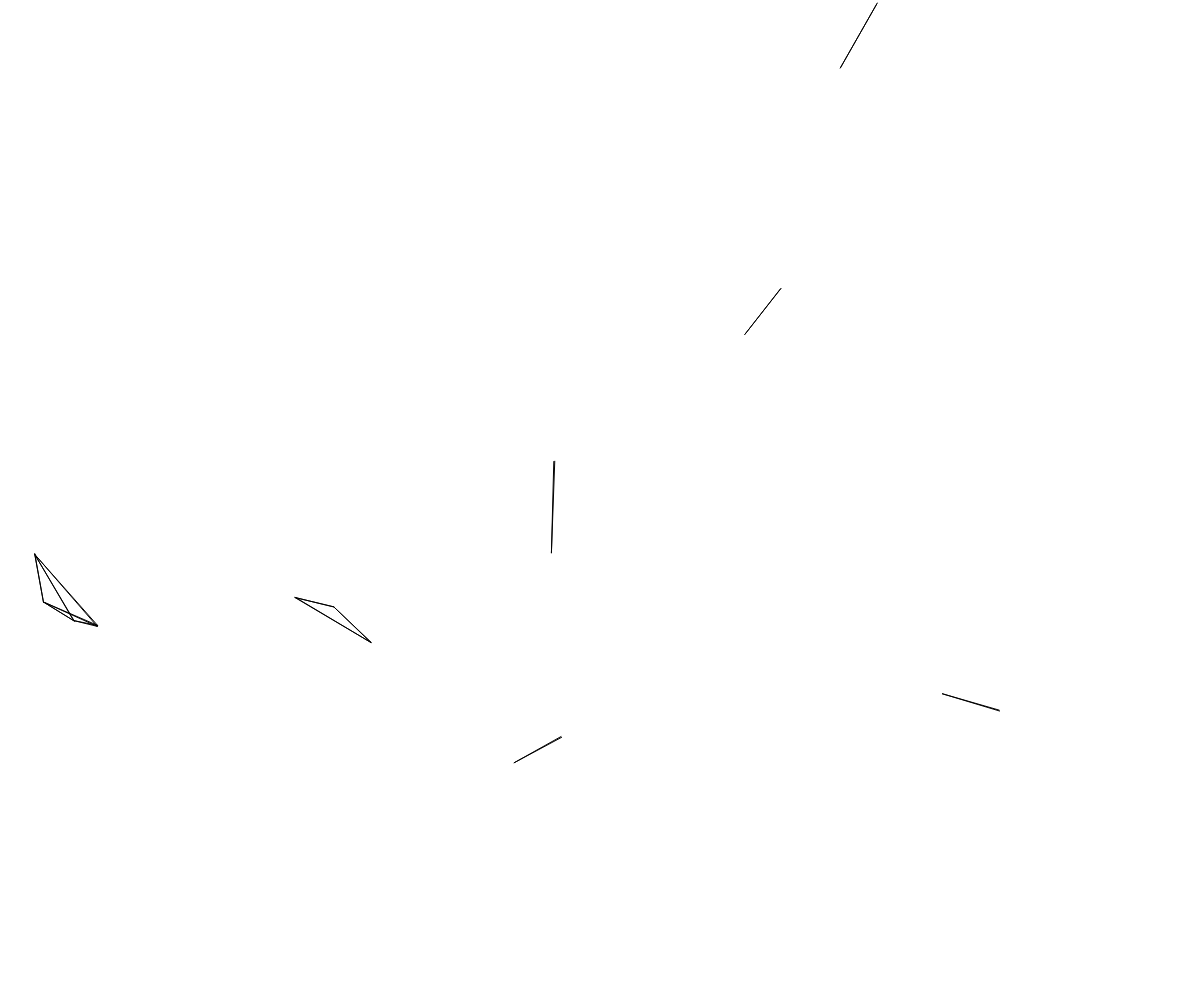
Frame 1 (no input)
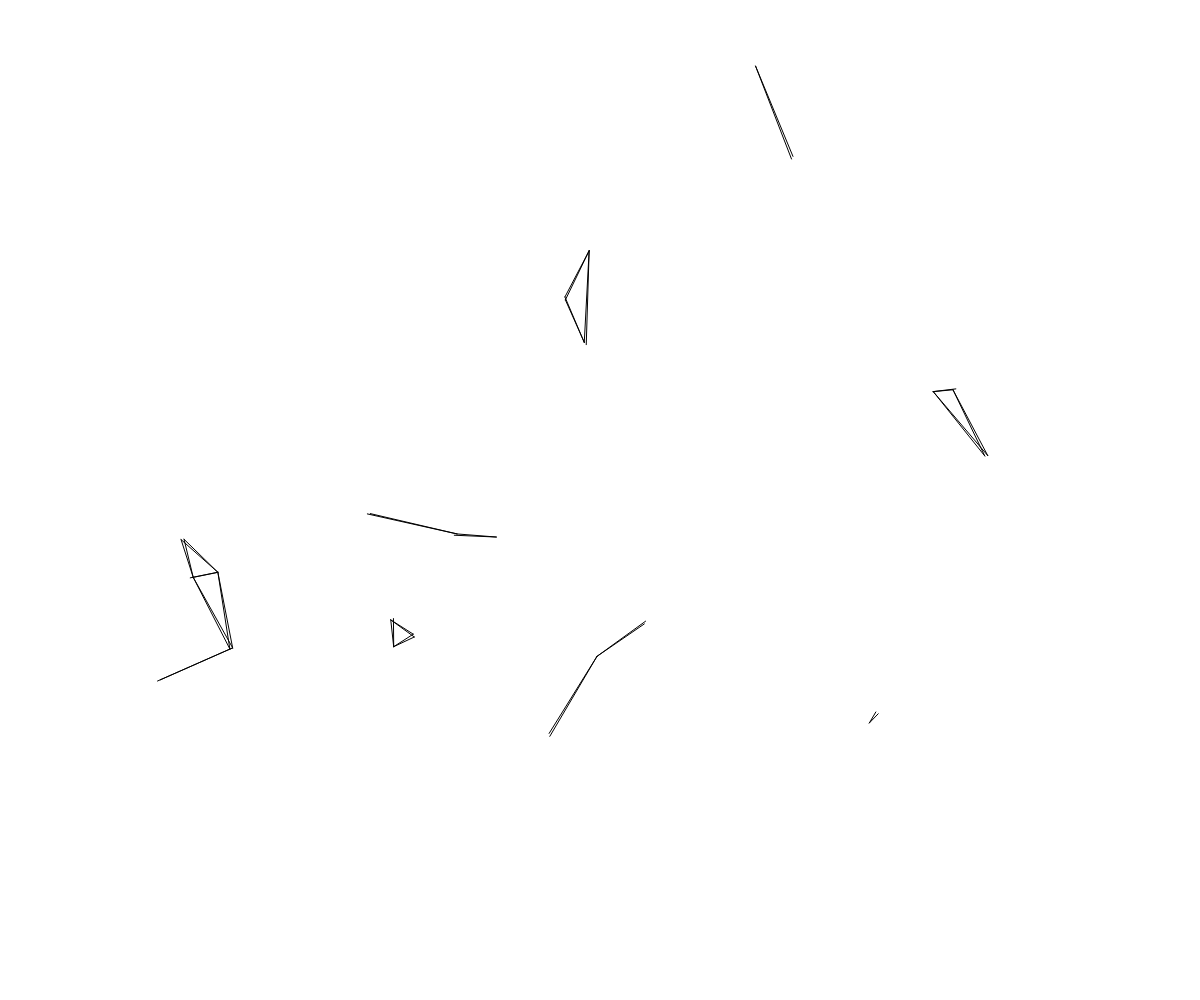
Frame 60 (no input)
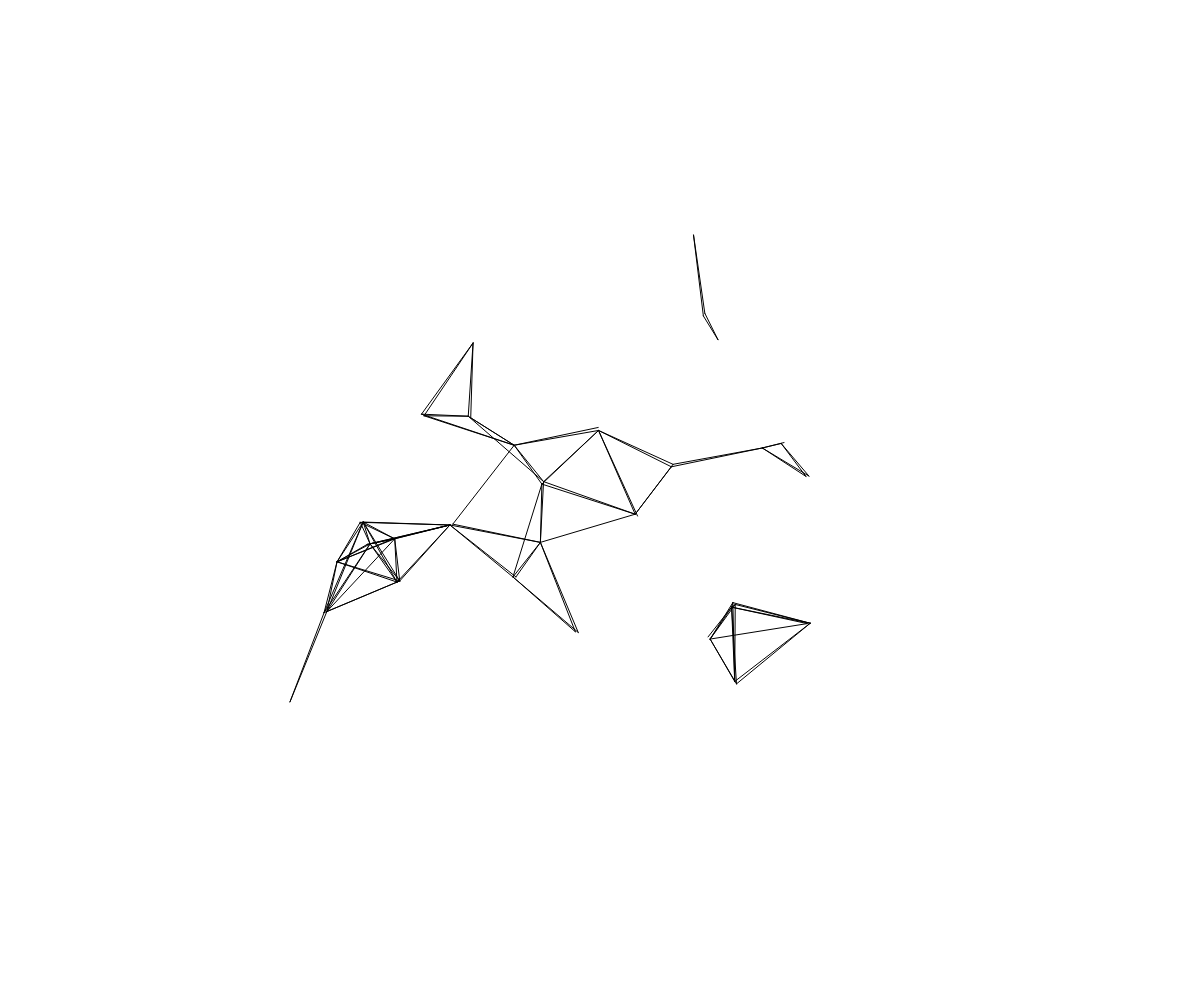
Frame 120 (the mouse pressed at the canvas centre since frame 60)

The p5.js sketch that drew these frames (run headless with seeded random() and noise() and a simulated clock; from frame 60 on, the mouse is pressed at the canvas centre):

// p5.js sketch
// ── sketch.js

var b = [];
function setup() {

  createCanvas (windowWidth,windowHeight);
for(i = 0 ; i < random(20,150) ; i++){
  b[i] =  new track();
}
}
function draw() {
  translate(width*0.5 , height*0.5);
background(255);


for(i =0 ; i < b.length ; i++){

b[i].move();
b[i].show();
//b[i].end();


for( j = 0 ; j < b.length ; j++ ){

if ( i != j){

b[i].tracks(b[i].pos,b[j].pos);

   }
  }
 }
}

var track = function(){
  
  this.goto = createVector(width*0.5 , height*0.5);
  
  this.pos = createVector(random(-width*0.5,width*0.5),random(-height*0.5 , height*0.5));
  
   
    this.v = p5.Vector.random2D();
    this.acc = createVector();
  
  
   
   this.show = function(){
     
 //  ellipse(this.pos.x,this.pos.y, 50 );
     
     
   };
  this.move = function(){
    
    
    this.goto.add(this.v);
    
    this.pos.add(this.v);
    this.v.add(this.acc);
    this.acc.mult(0);
    
    
  };
  this.end = function(){
    
    
    if(this.pos.x < 0 || this.pos.x > width){
      
      this.v.x = this.v.x * -1;
      
    }
    
    if(this.pos.y < 0 || this.pos.y > height){
      
      this.v.y = this.v.y * -1;
      
    }
    
    
  };
  this.tracks = function(thiss , other){
    
  d = this.goto.dist(this.pos);
  
    
  var desier =this.goto.sub(this.pos);
   
  
   
   var steer = desier.sub(this.v);
  
    b[i].v.setMag(3);
     steer.setMag(0.01);

   if(d < random(100 , 250)){

    this.acc.sub(steer);
    
   }else{
     
     this.acc.add(steer);
     
     
   }
  
 // this is the were the balls will see each other.
    
   var dis = b[i].pos.dist(b[j].pos);
   
   if(dis < 100 ){
   fill(255 , 1);
   line( b[i].pos.x , b[i].pos.y , b[j].pos.x , b[j].pos.y );
   }
   
   //var go = b[i].pos.sub(b[j].pos);
   
   //var to = go.sub(b[i].v);
   
   
   
   
   ///console.log(dis);
  
  
  };
  
  
  
};
